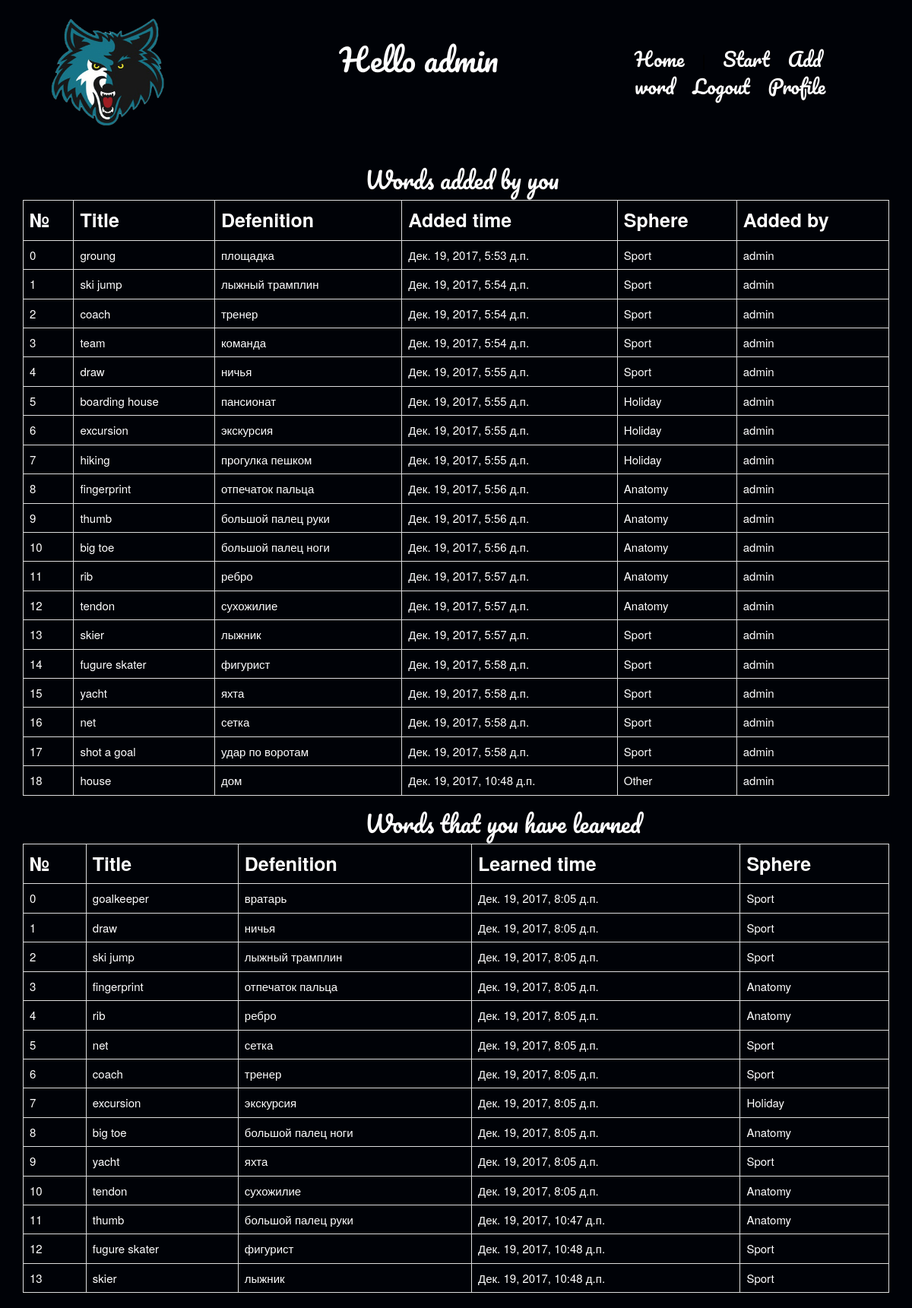
The app's page /profile (signed in) with its own data.
### english/models.py (models this page shows, shortened)
class Word(models.Model):
	title = models.CharField(max_length=200)
	defenition = models.CharField(max_length=200)
	status = models.BooleanField(default=False)
	added_time = models.DateTimeField(auto_now_add=True)
	belongs =  models.ForeignKey(Sphere)
	added_by =  models.ForeignKey(User)

class Sphere(models.Model):
	title = models.CharField(max_length=200)
	amount = models.IntegerField()
	parent = models.ForeignKey("self",null=True)

class User_Word(models.Model):
	user_id = models.ForeignKey(User)
	word_id = models.ForeignKey(Word)
	learned_time = models.DateTimeField(auto_now_add=True)

### english/views.py (the view)
# urls.py: url(r'^profile$', views.profile, name='profile'),
def profile(request):
    my_words = []
    words_learned = []
    if request.user.is_authenticated():
        my_words = list(Word.objects.filter(added_by=auth.get_user(request)))
        words_learned = list(User_Word.objects.filter(user_id=auth.get_user(request)).order_by('learned_time'))
    return render(request, 'english/profile.html', {'username': auth.get_user(request).username,
                                                    'word_list': my_words,
                                                    'words_learned': words_learned})

### english/templates/english/profile.html (shortened to what this page needs)
{% extends 'english/base.html' %}
{% load staticfiles %}
{% block t_block %}
	<link rel="stylesheet" type="text/css" href="{% static 'english/css/english.css' %}">
{% endblock t_block %}
{% block content %}
	<div class="container">
		<div class="row">
			<div class="col-lg-12 col-md-12 col-sm-12 col-xs-12 words">
				<h2> Words added by you </h2>
				<table class="table table-bordered">
					<tr>
					<th>№</th>
				    <th>Title</th>
				    <th>Defenition</th>
				    <th>Added time</th>
				    <th>Sphere</th>
				    <th>Added by</th>
				   </tr>
				   {% for word in word_list %}
				   		<tr><td>{{ forloop.counter0 }}</td>
				   		<td>{{word.title}}</td>
				   		<td>{{word.defenition}}</td>
				   		<td>{{word.added_time}}</td>
				   		<td>{{word.belongs.title}}</td>
				   		<td>{{word.added_by}}</td></tr>
				   	{% endfor %}
				</table>
				<h2> Words that you have learned </h2>
				<table class="table table-bordered">
					<tr>
					<th>№</th>
				    <th>Title</th>
				    <th>Defenition</th>
				    <th>Learned time</th>
				    <th>Sphere</th>
				   </tr>
				   {% for word in words_learned %}
				   		<tr><td>{{ forloop.counter0 }}</td>
				   		<td>{{word.word_id.title}}</td>
				   		<td>{{word.word_id.defenition}}</td>
				   		<td>{{word.learned_time}}</td>
				   		<td>{{word.word_id.belongs.title}}</td>
				   		</tr>
				   	{% endfor %}
				</table>
			</div>
		</div>
	</div>
{% endblock content %}

### english/templates/english/base.html (shortened to what this page needs)
{% load staticfiles %}
<!DOCTYPE html>
<html>
	<head>
		<link rel="stylesheet" type="text/css" href="{% static 'english/css/bootstrap.min.css' %}">
		<link rel="stylesheet" type="text/css" href="{% static 'english/css/bootstrap-theme.min.css' %}">
		<link rel="stylesheet" type="text/css" href="{% static 'english/css/common.css' %}">
		{% block t_block %}
  		{% endblock %}
	</head>
	<body>
		<div class="container">
			<div class="row">
				<div class="col-lg-3 col-md-3 col-sm-3 col-xs-3 first firstrow">
					<a href="{%url 'english:index' %}"><img src="{% static 'english/fonts/logo.png' %}" alt="logo"></a>
				</div>
				<div class="col-lg-5 col-md-5 col-sm-6 col-xs-6 second firstrow">
				{% if username %}
					<span class="title">Hello {{username}}</span>
				{% else %}
					<span class="title">Learn english</span>
				{% endif %}
				</div>
				<div class="col-lg-4 col-md-4 col-sm-3 col-xs-3 third firstrow">
					<nav class="menu">
						<ul class="icons">
							<li><a href="{% url 'english:index' %}">Home</a></li>
							<li><a href="{% url 'english:ura' %}">Start</a></li>
							{% if username %}
								<li><a href="{% url 'english:add' %}">Add word</a></li>
								<li><a href="{% url 'english:logout' %}">Logout</a></li>
								<li><a href="{% url 'english:profile' %}">Profile</a></li>
							{% else %}
								<li><a href="{% url 'english:reg' %}">Register</a></li>
								<li><a href="{% url 'english:log' %}">Login</a></li>
							{% endif %}
						</ul>
					</nav>
				</div>
			</div>
		</div>
		{% block content %}
  		{% endblock %}
	</body>
</html>

### english/static/english/css/common.css (style rules this page uses)
h2 { font-family: 'Pacifico'; color: white; margin-left: 450px; }
th { font-size: 25px; }
table { color: white; font-size: 15px; }
.firstrow { height: 200px; }
body, html { height: 100%; margin: 0; padding: 0; }
body { background-image: url("../fonts/fon.jpg"); background-repeat: no-repeat; background-size: 100%; background-color: #000207; }
.first img { height: 150px; width: 70%; margin-left: 20px; margin-top: 20px; transition: transform .8s; }
.second { text-align: center; padding-top: 50px; }
.title { font-size: 40px; font-family: 'Pacifico'; color: white; margin-top: 300px; }
.third { padding-top: 5%; padding-left: 5%; position: relative; }
.icons { position: absolute; right: 10%; top: 30%; }
.menu ul li { list-style: none; display: inline; margin-right: 20px; }
.menu ul li:first-child { border-right: 2px solid black; padding-right: 25px; }
.menu ul li > a { color: white; text-decoration: none; cursor: pointer; font-family: 'Pacifico'; font-size: 25px; transition: all .8s; }
@media (min-width: 767px) { .icons { display: block !important; } }

### english/static/english/css/english.css (style rules this page uses)
.words { position: relative; }

### records on screen
Word: title "groung", defenition "площадка", added_time "Дек. 19, 2017, 5:53 д.п.", belongs "Sport", added_by "admin"
Word: title "ski jump", defenition "лыжный трамплин", added_time "Дек. 19, 2017, 5:54 д.п.", belongs "Sport", added_by "admin"
Word: title "coach", defenition "тренер", added_time "Дек. 19, 2017, 5:54 д.п.", belongs "Sport", added_by "admin"
Word: title "team", defenition "команда", added_time "Дек. 19, 2017, 5:54 д.п.", belongs "Sport", added_by "admin"
Word: title "draw", defenition "ничья", added_time "Дек. 19, 2017, 5:55 д.п.", belongs "Sport", added_by "admin"
Word: title "boarding house", defenition "пансионат", added_time "Дек. 19, 2017, 5:55 д.п.", belongs "Holiday", added_by "admin"
Word: title "excursion", defenition "экскурсия", added_time "Дек. 19, 2017, 5:55 д.п.", belongs "Holiday", added_by "admin"
Word: title "hiking", defenition "прогулка пешком", added_time "Дек. 19, 2017, 5:55 д.п.", belongs "Holiday", added_by "admin"
Word: title "fingerprint", defenition "отпечаток пальца", added_time "Дек. 19, 2017, 5:56 д.п.", belongs "Anatomy", added_by "admin"
Word: title "thumb", defenition "большой палец руки", added_time "Дек. 19, 2017, 5:56 д.п.", belongs "Anatomy", added_by "admin"
Word: title "big toe", defenition "большой палец ноги", added_time "Дек. 19, 2017, 5:56 д.п.", belongs "Anatomy", added_by "admin"
Word: title "rib", defenition "ребро", added_time "Дек. 19, 2017, 5:57 д.п.", belongs "Anatomy", added_by "admin"
Word: title "tendon", defenition "сухожилие", added_time "Дек. 19, 2017, 5:57 д.п.", belongs "Anatomy", added_by "admin"
Word: title "skier", defenition "лыжник", added_time "Дек. 19, 2017, 5:57 д.п.", belongs "Sport", added_by "admin"
Word: title "fugure skater", defenition "фигурист", added_time "Дек. 19, 2017, 5:58 д.п.", belongs "Sport", added_by "admin"
Word: title "yacht", defenition "яхта", added_time "Дек. 19, 2017, 5:58 д.п.", belongs "Sport", added_by "admin"
Word: title "net", defenition "сетка", added_time "Дек. 19, 2017, 5:58 д.п.", belongs "Sport", added_by "admin"
Word: title "shot a goal", defenition "удар по воротам", added_time "Дек. 19, 2017, 5:58 д.п.", belongs "Sport", added_by "admin"
Word: title "house", defenition "дом", added_time "Дек. 19, 2017, 10:48 д.п.", belongs "Other", added_by "admin"
User_Word: word_id "goalkeeper", word_id.defenition "вратарь", learned_time "Дек. 19, 2017, 8:05 д.п.", word_id.belongs "Sport"
User_Word: word_id "draw", word_id.defenition "ничья", learned_time "Дек. 19, 2017, 8:05 д.п.", word_id.belongs "Sport"
User_Word: word_id "ski jump", word_id.defenition "лыжный трамплин", learned_time "Дек. 19, 2017, 8:05 д.п.", word_id.belongs "Sport"
User_Word: word_id "fingerprint", word_id.defenition "отпечаток пальца", learned_time "Дек. 19, 2017, 8:05 д.п.", word_id.belongs "Anatomy"
User_Word: word_id "rib", word_id.defenition "ребро", learned_time "Дек. 19, 2017, 8:05 д.п.", word_id.belongs "Anatomy"
User_Word: word_id "net", word_id.defenition "сетка", learned_time "Дек. 19, 2017, 8:05 д.п.", word_id.belongs "Sport"
User_Word: word_id "coach", word_id.defenition "тренер", learned_time "Дек. 19, 2017, 8:05 д.п.", word_id.belongs "Sport"
User_Word: word_id "excursion", word_id.defenition "экскурсия", learned_time "Дек. 19, 2017, 8:05 д.п.", word_id.belongs "Holiday"
User_Word: word_id "big toe", word_id.defenition "большой палец ноги", learned_time "Дек. 19, 2017, 8:05 д.п.", word_id.belongs "Anatomy"
User_Word: word_id "yacht", word_id.defenition "яхта", learned_time "Дек. 19, 2017, 8:05 д.п.", word_id.belongs "Sport"
User_Word: word_id "tendon", word_id.defenition "сухожилие", learned_time "Дек. 19, 2017, 8:05 д.п.", word_id.belongs "Anatomy"
User_Word: word_id "thumb", word_id.defenition "большой палец руки", learned_time "Дек. 19, 2017, 10:47 д.п.", word_id.belongs "Anatomy"
User_Word: word_id "fugure skater", word_id.defenition "фигурист", learned_time "Дек. 19, 2017, 10:48 д.п.", word_id.belongs "Sport"
User_Word: word_id "skier", word_id.defenition "лыжник", learned_time "Дек. 19, 2017, 10:48 д.п.", word_id.belongs "Sport"

### other values on screen
{{ username }} "admin"
